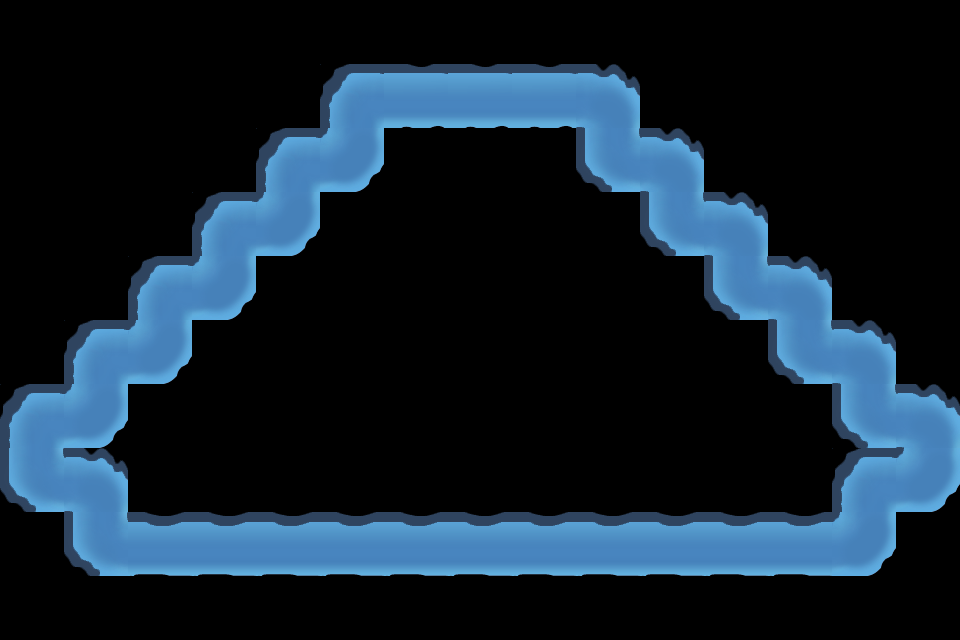

This is a level from a 2D game, rendered from its Tiled map with the project's own tilesets. A one-line summary and the map file follow, with tile-layer data summarised:
An orthogonal 15x10 tile map with 64x64 px tiles, 1 tile layer (Map_Road_Snowfield) and 107 objects.

<map version="1.0" orientation="orthogonal" width="15" height="10" tilewidth="64" tileheight="64">
 <tileset firstgid="1" name="Map_Road_Snowfield" tilewidth="64" tileheight="64">
  <image source="Map_Road_Snowfield.png" width="320" height="256" />
 </tileset>
 <layer name="Map_Road_Snowfield" width="15" height="10">
  <data>[150 cells, 42 non-empty, 6 distinct tile ids]</data>
 </layer>
 <objectgroup color="#6f8d7c" name="path" width="15" height="10">
  <object x="483" y="547" />
  <object x="97" y="531" />
  <object x="107" y="491" />
  <object x="27" y="483" />
  <object x="33" y="413" />
  <object x="109" y="413" />
  <object x="103" y="355" />
  <object x="149" y="349" />
  <object x="167" y="295" />
  <object x="209" y="287" />
  <object x="235" y="229" />
  <object x="271" y="227" />
  <object x="293" y="169" />
  <object x="351" y="155" />
  <object x="357" y="93" />
  <object x="611" y="95" />
  <object x="617" y="161" />
  <object x="681" y="167" />
  <object x="677" y="217" />
  <object x="729" y="221" />
  <object x="743" y="283" />
  <object x="799" y="291" />
  <object x="803" y="347" />
  <object x="861" y="357" />
  <object x="871" y="413" />
  <object x="921" y="411" />
  <object x="939" y="481" />
  <object x="857" y="483" />
  <object x="851" y="535" />
  <object x="485" y="553" />
 </objectgroup>
 <objectgroup name="path" width="15" height="10">
  <object x="481" y="545" />
  <object x="847" y="543" />
  <object x="873" y="473" />
  <object x="939" y="473" />
  <object x="921" y="415" />
  <object x="871" y="413" />
  <object x="851" y="353" />
  <object x="803" y="351" />
  <object x="795" y="285" />
  <object x="729" y="285" />
  <object x="727" y="223" />
  <object x="671" y="223" />
  <object x="683" y="169" />
  <object x="611" y="159" />
  <object x="607" y="103" />
  <object x="357" y="99" />
  <object x="347" y="155" />
  <object x="299" y="163" />
  <object x="283" y="219" />
  <object x="223" y="225" />
  <object x="219" y="283" />
  <object x="173" y="289" />
  <object x="157" y="351" />
  <object x="93" y="355" />
  <object x="97" y="411" />
  <object x="31" y="413" />
  <object x="33" y="479" />
  <object x="99" y="481" />
  <object x="95" y="529" />
  <object x="473" y="547" />
 </objectgroup>
 <objectgroup color="#000000" name="blocked" width="15" height="10" />
 <objectgroup color="#000909" name="tower" width="15" height="10">
  <properties>
   <property name="id" value="41001" />
   <property name="sizeH" value="2" />
   <property name="sizeW" value="2" />
  </properties>
  <object x="673" y="415" />
  <object x="228" y="418" />
 </objectgroup>
 <objectgroup color="#000000" name="tower" width="15" height="10">
  <properties>
   <property name="id" value="41002" />
   <property name="sizeH" value="2" />
   <property name="sizeW" value="2" />
  </properties>
 </objectgroup>
 <objectgroup color="#000303" name="tower" width="15" height="10">
  <properties>
   <property name="id" value="41003" />
   <property name="sizeH" value="2" />
   <property name="sizeW" value="2" />
  </properties>
 </objectgroup>
 <objectgroup color="#ff0000" name="teemo" width="15" height="10">
  <properties>
   <property name="id" value="1" />
   <property name="sizeH" value="2" />
   <property name="sizeW" value="2" />
  </properties>
  <object x="361" y="281" />
 </objectgroup>
 <objectgroup color="#aa00ff" name="random" width="15" height="10">
  <properties>
   <property name="sizeH" value="2" />
   <property name="sizeW" value="2" />
  </properties>
  <object x="533" y="289" />
 </objectgroup>
 <objectgroup color="#70a5de" name="item" width="15" height="10">
  <properties>
   <property name="id" value="20013" />
   <property name="sizeH" value="1" />
   <property name="sizeW" value="1" />
  </properties>
  <object x="933" y="544" />
  <object x="295" y="97" />
  <object x="165" y="479" />
  <object x="31" y="361" />
  <object x="933" y="161" />
  <object x="353" y="487" />
  <object x="796" y="417" />
  <object x="615" y="221" />
  <object x="545" y="417" />
 </objectgroup>
 <objectgroup color="#55ff00" name="item" width="15" height="10">
  <properties>
   <property name="id" value="20014" />
   <property name="sizeH" value="1" />
   <property name="sizeW" value="1" />
  </properties>
  <object x="45" y="542" />
  <object x="349" y="413" />
  <object x="357" y="235" />
  <object x="935" y="355" />
  <object x="793" y="237" />
 </objectgroup>
 <objectgroup color="#55ff00" name="item" width="15" height="10">
  <properties>
   <property name="id" value="20015" />
   <property name="sizeH" value="1" />
   <property name="sizeW" value="1" />
  </properties>
  <object x="289" y="279" />
  <object x="421" y="483" />
 </objectgroup>
 <objectgroup color="#46668a" name="item" width="15" height="10">
  <properties>
   <property name="id" value="20016" />
   <property name="sizeH" value="1" />
   <property name="sizeW" value="2" />
  </properties>
  <object x="227" y="351" />
  <object x="483" y="487" />
 </objectgroup>
 <objectgroup color="#00ffbf" name="item" width="15" height="10">
  <properties>
   <property name="id" value="20017" />
   <property name="sizeH" value="1" />
   <property name="sizeW" value="2" />
  </properties>
  <object x="27" y="285" />
  <object x="473" y="227" />
  <object x="415" y="415" />
  <object x="669" y="357" />
 </objectgroup>
 <objectgroup color="#4d9a00" name="item" width="15" height="10">
  <properties>
   <property name="id" value="20018" />
   <property name="sizeH" value="2" />
   <property name="sizeW" value="1" />
  </properties>
  <object x="91" y="87" />
  <object x="855" y="89" />
  <object x="477" y="283" />
  <object x="599" y="407" />
 </objectgroup>
 <objectgroup color="#ffc44c" name="item" width="15" height="10">
  <properties>
   <property name="id" value="20019" />
   <property name="sizeH" value="2" />
   <property name="sizeW" value="2" />
  </properties>
 </objectgroup>
 <objectgroup color="#b50000" name="item" width="15" height="10">
  <properties>
   <property name="id" value="90001" />
   <property name="sizeH" value="1" />
   <property name="sizeW" value="1" />
  </properties>
  <object x="535" y="166" />
  <object x="927" y="104" />
  <object x="31" y="84" />
 </objectgroup>
 <objectgroup color="#005e61" name="item" width="15" height="10">
  <properties>
   <property name="id" value="90002" />
   <property name="sizeH" value="1" />
   <property name="sizeW" value="1" />
  </properties>
  <object x="411" y="159" />
 </objectgroup>
 <objectgroup color="#ffff00" name="item" width="15" height="10">
  <properties>
   <property name="id" value="90006" />
   <property name="sizeH" value="1" />
   <property name="sizeW" value="1" />
  </properties>
  <object x="671" y="99" />
  <object x="165" y="215" />
  <object x="812" y="481" />
 </objectgroup>
 <objectgroup color="#555500" name="item" width="15" height="10">
  <properties>
   <property name="id" value="20020" />
   <property name="sizeH" value="2" />
   <property name="sizeW" value="2" />
  </properties>
  <object x="25" y="171" />
 </objectgroup>
 <objectgroup color="#017fc2" name="item" width="15" height="10">
  <properties>
   <property name="id" value="20021" />
   <property name="sizeH" value="2" />
   <property name="sizeW" value="2" />
  </properties>
  <object x="163" y="93" />
 </objectgroup>
 <objectgroup color="#ffffff" name="item" width="15" height="10">
  <properties>
   <property name="id" value="20022" />
   <property name="sizeH" value="2" />
   <property name="sizeW" value="2" />
  </properties>
  <object x="871" y="221" />
 </objectgroup>
 <objectgroup color="#0083a3" name="item" width="15" height="10">
  <properties>
   <property name="id" value="90005" />
   <property name="sizeH" value="2" />
   <property name="sizeW" value="2" />
  </properties>
 </objectgroup>
 <objectgroup color="#00b0e5" name="item" width="15" height="10">
  <properties>
   <property name="id" value="90007" />
   <property name="sizeH" value="2" />
   <property name="sizeW" value="2" />
  </properties>
  <object x="731" y="93" />
 </objectgroup>
 <objectgroup color="#223baa" name="item" width="15" height="10">
  <properties>
   <property name="id" value="20008" />
   <property name="sizeH" value="1" />
   <property name="sizeW" value="1" />
  </properties>
 </objectgroup>
 <objectgroup color="#00c0ca" name="item" width="15" height="10">
  <properties>
   <property name="id" value="90008" />
   <property name="sizeH" value="1" />
   <property name="sizeW" value="1" />
  </properties>
 </objectgroup>
 <objectgroup color="#00c0ca" name="item" width="15" height="10">
  <properties>
   <property name="id" value="90009" />
   <property name="sizeH" value="1" />
   <property name="sizeW" value="1" />
  </properties>
 </objectgroup>
 <objectgroup color="#00c0ca" name="item" width="15" height="10">
  <properties>
   <property name="id" value="90010" />
   <property name="sizeH" value="1" />
   <property name="sizeW" value="1" />
  </properties>
 </objectgroup>
 <objectgroup color="#ff00ff" name="bomb" width="15" height="10">
  <properties>
   <property name="damage" value="10000" />
   <property name="id" value="90008" />
   <property name="range" value="128" />
   <property name="sizeH" value="1" />
   <property name="sizeW" value="1" />
  </properties>
 </objectgroup>
 <objectgroup color="#ff00ff" name="bomb" width="15" height="10">
  <properties>
   <property name="damage" value="10000" />
   <property name="id" value="90009" />
   <property name="range" value="128" />
   <property name="sizeH" value="1" />
   <property name="sizeW" value="1" />
  </properties>
 </objectgroup>
 <objectgroup color="#ff00ff" name="bomb" width="15" height="10">
  <properties>
   <property name="damage" value="10000" />
   <property name="id" value="90010" />
   <property name="range" value="192" />
   <property name="sizeH" value="1" />
   <property name="sizeW" value="1" />
  </properties>
 </objectgroup>
 <objectgroup color="#ffffff" name="hero" width="15" height="10">
  <properties>
   <property name="id" value="40041" />
  </properties>
  <object x="934" y="544" />
  <object x="34" y="542" />
 </objectgroup>
 <objectgroup color="#ffffff" name="hero" width="15" height="10">
  <properties>
   <property name="id" value="40071" />
  </properties>
  <object x="482" y="225" />
  <object x="481" y="418" />
  <object x="290" y="354" />
  <object x="675" y="352" />
 </objectgroup>
</map>
